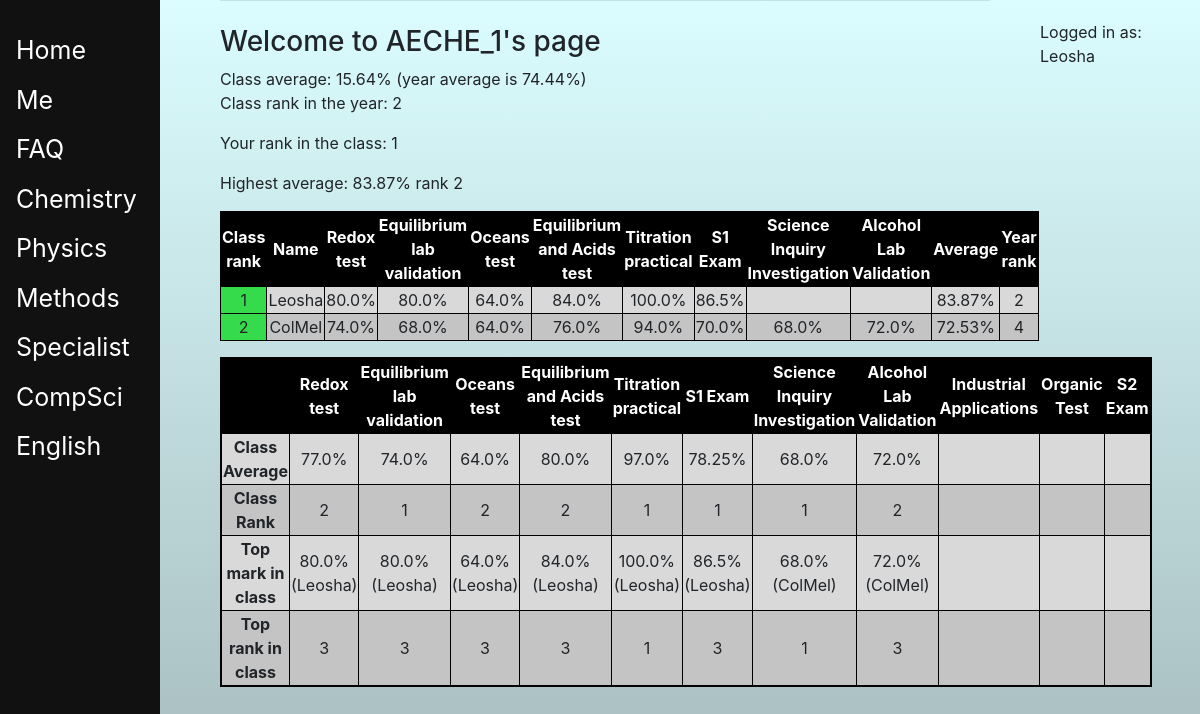
The page /Chemistry/AECHE_1 (signed in) on the database its author committed.
### main/models.py (models this page shows, shortened)
class Subject(models.Model):
    name = models.CharField(max_length=30)
    students = models.ManyToManyField(User, blank=True)
    gives_atar_bonus = models.BooleanField(null=True)

class Class(models.Model):
    subject = models.ForeignKey(Subject, on_delete=models.CASCADE)
    students = models.ManyToManyField(User, blank=True)
    code = models.CharField(max_length=30)
    teacher = models.CharField(max_length=30)
    people = models.IntegerField(null=True)
    description = models.CharField(max_length=50, null=True)
    def __str__(self):
        return self.code
    class Meta:
        verbose_name_plural = "classes"

class Rank(models.Model):
    student = models.ForeignKey(User, on_delete=models.CASCADE)
    subject = models.ForeignKey(Subject, on_delete=models.CASCADE)
    value = models.IntegerField()

class Test(models.Model):
    name = models.CharField(max_length=200)
    short_name = models.CharField(max_length=200, null=True)
    marks_out_of = models.IntegerField()
    weighting = models.DecimalField(decimal_places=2, max_digits=5)
    order = models.IntegerField()
    subject = models.ForeignKey(Subject, on_delete=models.CASCADE)
    has_happened = models.BooleanField(null=True)
    is_exam = models.BooleanField(null=True)

### main/views.py (the view)
# urls.py: path("<slug:slug1>/<slug:slug2>", views.slug_slug_url_dispatcher, name="subject url dispatcher")
def slug_slug_url_dispatcher(response, slug1, slug2):
    if Subject.objects.filter(name=slug1).exists():
        if Class.objects.filter(code=slug2, subject__name=slug1).exists():
            return class_page(response, slug1, slug2)
        elif Test.objects.filter(short_name=slug2.replace("_", " "), subject__name=slug1).exists():
            return test_page(response, slug1, slug2.replace("_", " "))
        elif User.objects.filter(username=slug2, subject__name=slug1).exists():
            return user_subject_page(response, slug1, slug2)
        else:
            return error(response, 404)
    else:
        return error(response, 404)

### main/views.py (called while the page is built)
def essential_context(active_user):
    if active_user.is_anonymous:
        return {'active_user': active_user}
    class_codes = list()
    subject_names = list()
    print(active_user.username)
    for subject_ in active_user.subject_set.all():
        subject_names += [subject_.name]
        print(Class.objects.filter(subject=subject_, students=active_user))
        class_codes += [Class.objects.get(subject=subject_, students=active_user).code]
    subjects = zip(subject_names, class_codes)
    return {'active_user': active_user, 'subjects': subjects}

### main/templates/main/class page.html (shortened to what this page needs)
{% extends 'main/table page.html' %}
{% block before_table %}
	<h3>Welcome to {{class.code}}'s page</h3>
	<p>
		Class average: {{class_average}}% (year average is {{year_average}}%)<br>
		Class rank in the year: {{class_rank}}
	</p>
	<p>Your rank in the class: {{rank_in_class}}</p>
	<p>Highest average: {{class_highest_average}}% rank {{class_highest_rank.value}}</p>
	<table id="{{class.code}}Results">
		<tr>
			{% for header in headers %}
				<th onclick="sortTable({{forloop.counter0}}, '{{class.code}}Results')">{{header}}</th>
			{% endfor %}
		</tr>
		{% for class_rank, student, results, average, year_rank in data0 %}
			<tr>
				<td>{{class_rank}}</td>
				{% for result in results %}
					<td>{{result}}</td>
				{% endfor %}
				<td>{{average}}</td>
				<td>{{year_rank}}</td>
			</tr>
		{% endfor %}
	</table>
{% endblock %}

### main/templates/main/table page.html (shortened to what this page needs)
{% extends 'main/base.html' %}
{% block content %}
	{% block before_table %}{% endblock %}
	<table id="tablePageTable" style="display: inline-block;">
		{% for row in data %}
			<tr>
				{% if forloop.counter is 1 %}
					{% for value in row %}
						{% if cell is not '' %}
							<th>{{value}}</th>
						{% endif %}
					{% endfor %}
				{% else %}
					{% for value in row %}
						{% if forloop.counter is 1 %}
							{% if cell is not '' %}
								<th>{{value}}</th>
							{% endif %}
						{% else %}
							{% if cell is not '' %}
								<td>{{value}}</td>
							{% endif %}
						{% endif %}
					{% endfor %}
				{% endif %}
			</tr>
		{% endfor %}
	</table>
{% endblock %}

### main/templates/main/base.html (shortened to what this page needs)
<!doctype html>
<html>
<head>
	{% load static %}
	<link rel="stylesheet" href="{% static 'main/js/jquery-3.4.1.min.js' %}">
	<link rel="stylesheet" href="{% static 'main/js/sorttable.js' %}">
	<link rel="stylesheet" href="https://stackpath.bootstrapcdn.com/bootstrap/4.3.1/css/bootstrap.min.css">
	{% load staticfiles %}
</head>
<body>
	<div class="sidenav">
		<ul>
			<li><a href="/">Home</a></li>
			<li><a href="/{{active_user.username}}">Me</a></li>
			<li><a href="/FAQ/">FAQ</a></li>
			{% for subject_name, class_code in subjects %}
				<li class="dropdown">
					<a href="/{{subject_name}}" class="dropbtn">{{subject_name}}</a>
				</li>
			{% endfor %}
		</ul>
	</div>
	<div class="sidenav2">
		Logged in as: {{active_user.username}}
	</div>
 	{% load static %}
	<div id="content" name="content" class="main">
		<div class="row justify-content-center">
			<div class="col-8">
				{% block content %}
				{% endblock %}
			</div>
		</div>
	</div>
</body>
</html>

### main/templates/main/class page.html (style rules this page uses)
table, th, td { border: 1px solid black; }
td { width: 100px; }
td:nth-child(1) { background-color: #35db4b }

### rows shown on the page
Subject: subjects "Chemistry"
Subject: subjects "Physics"
Subject: subjects "Methods"
Subject: subjects "Specialist"
Subject: subjects "CompSci"
Subject: subjects "English"
Class: code "AECHE_1"
Rank: value "2"
Test: headers "Redox test", row "Redox test"
Test: headers "Equilibrium lab validation", row "Equilibrium lab validation"
Test: headers "Oceans test", row "Oceans test"
Test: headers "Equilibrium and Acids test", row "Equilibrium and Acids test"
Test: headers "Titration practical", row "Titration practical"
Test: headers "S1 Exam", row "S1 Exam"
Test: headers "Science Inquiry Investigation", row "Science Inquiry Investigation"
Test: headers "Alcohol Lab Validation", row "Alcohol Lab Validation"
Test: row "Industrial Applications"
Test: row "Organic Test"
Test: row "S2 Exam"

### other values the page prints
{{ active_user.username }} "Leosha"
{{ class_average }} "15.64"
{{ year_average }} "74.44"
{{ class_rank }} "2"
{{ rank_in_class }} "1"
{{ class_highest_average }} "83.87"
{{ header }} "Class rank" "Name" "Average" "Year rank"
{{ class_rank }} "1" "2"
{{ result }} "Leosha" "80.0%" "80.0%" "64.0%" "84.0%" "100.0%" "86.5%" "ColMel" "74.0%" "68.0%" "64.0%" "76.0%" "94.0%" "70.0%" "68.0%" "72.0%"
{{ average }} "83.87%" "72.53%"
{{ year_rank }} "2" "4"
{{ value }} "Class Average" "Class Rank" "Top mark in class" "Top rank in class"
{{ value }} "77.0%" "74.0%" "64.0%" "80.0%" "97.0%" "78.25%" "68.0%" "72.0%" "2" "1" "2" "2" "1" "1" "1" "2" "80.0% (Leosha)" "80.0% (Leosha)" "64.0% (Leosha)" "84.0% (Leosha)" "100.0% (Leosha)" "86.5% (Leosha)" "68.0% (ColMel)" "72.0% (ColMel)" "3" "3" "3" "3" "1" "3" "1" "3"
